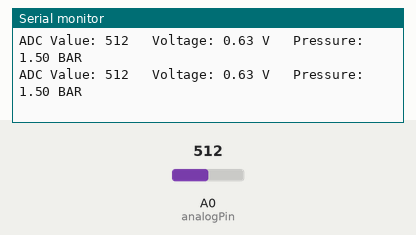
This sketch was run on a simulated Arduino Nano, built with avr-gcc and run on an emulated ATmega328P. On the bench: the last lines printed to the serial monitor. The inputs (shaded band) are chosen by the test bench; at power-on: A0 (analogPin) = 512.

Above: at 1.2 s.
1.3 s: A0 (analogPin) set to 111
At 1.9 s:
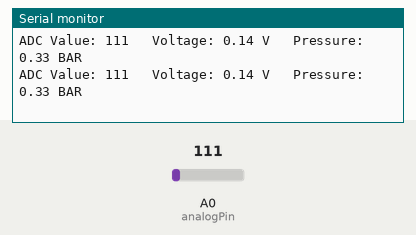
4.3 s: A0 (analogPin) set to 93
At 4.9 s:
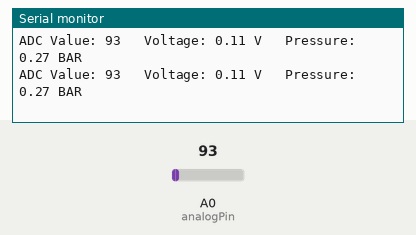
7.3 s: A0 (analogPin) set to 11
At 7.9 s:
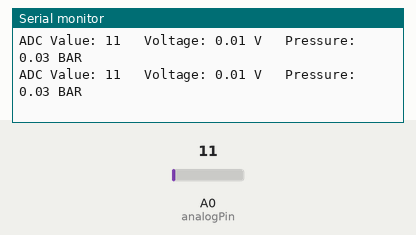
10.3 s: A0 (analogPin) set to 8
At 10.8 s:
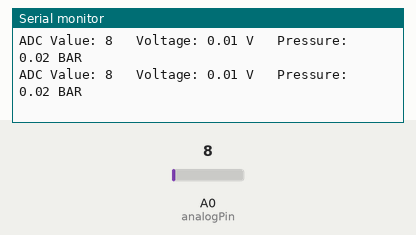
Timing chart, 0 to 11.5 s (numbered marks = the images above; inputs shaded):
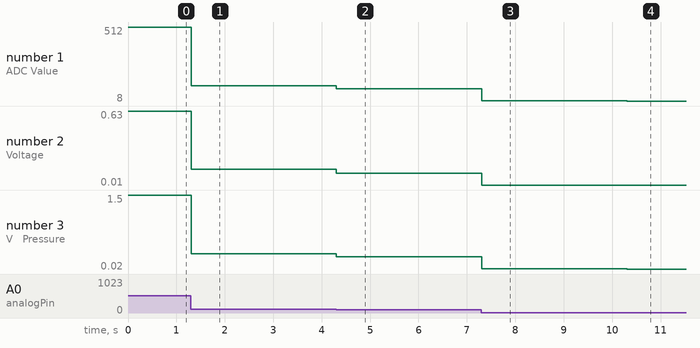

Measured:
- after the input at 1.3 s, the serial monitor: prints a new line at once (image 1)
- after the input at 4.3 s, the serial monitor: prints a new line at once (image 2)
- after the input at 7.3 s, the serial monitor: prints a new line at once (image 3)
- after the input at 10.3 s, the serial monitor: prints a new line at once (image 4)
- plotted number 1: 512 → 111 after the input at 1.3 s, 111 → 93 after the input at 4.3 s, 93 → 11 after the input at 7.3 s, 11 → 8 after the input at 10.3 s
- plotted number 2: 0.63 → 0.14 after the input at 1.3 s, 0.14 → 0.11 after the input at 4.3 s, 0.11 → 0.01 after the input at 7.3 s
- plotted number 3: 1.5 → 0.33 after the input at 1.3 s, 0.33 → 0.27 after the input at 4.3 s, 0.27 → 0.03 after the input at 7.3 s, 0.03 → 0.02 after the input at 10.3 s

The sketch:

Analog_Reading.ino
```cpp
// Pin analog input
const int analogPin = 0;  // gunakan pin A0 (bisa A0–A7 di Nano)

int analogValue = 0;  // variabel untuk menyimpan hasil ADC
float voltage = 0.0;  // variabel untuk konversi ke volt
float pressure = 0.0;

void setup() {
  Serial.begin(115200);
}

void loop() {
  // Baca nilai ADC (0–1023)
  analogValue = analogRead(analogPin);

  // Konversi ke volt (V = (ADC / 1023) * 5V)
  voltage = (analogValue / 4095.0) * 5.0;
  pressure = ((voltage / 5.0) * 12.0);

  // Tampilkan hasil ke Serial Monitor
  Serial.print("ADC Value: ");
  Serial.print(analogValue );
  Serial.print("   Voltage: ");
  Serial.print(voltage, 2);  // tampilkan 2 angka di belakang koma
  Serial.print(" V");
  Serial.print("   Pressure: ");
  Serial.print(pressure, 2);  // tampilkan 2 angka di belakang koma
  Serial.println(" BAR");
}
```
